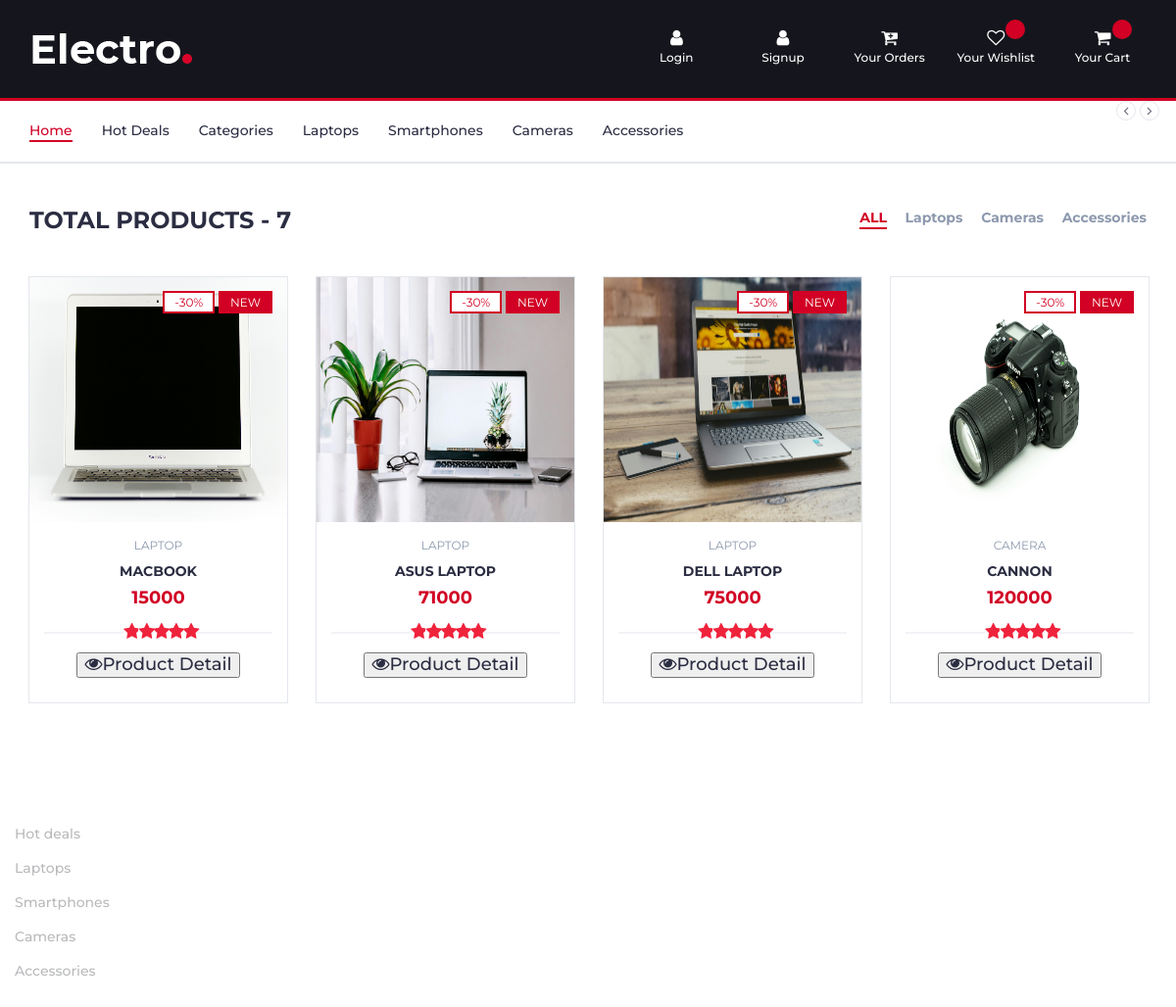
The page / on the database its author committed.
### myapp/models.py (models this page shows, shortened)
class Product(models.Model):
	seller=models.ForeignKey(User,on_delete=models.CASCADE)
	choice1=(
		("Laptop","Laptop"),
		("Acsessories","Acsessories"),
		("camera","camera"),
	)
	product_category=models.CharField(max_length=100,choices=choice1)
	product_name=models.CharField(max_length=100)
	product_price=models.PositiveIntegerField()
	product_desc=models.TextField()
	product_image=models.ImageField(upload_to="product_image")

### myapp/views.py (the view)
# urls.py: path('',views.index,name='index'),
def index(request):
	products=Product.objects.all()
	return render (request,'index.html',{'products':products})

### myapp/templates/index.html (shortened to what this page needs)
{% extends 'header.html' %}
{% load static %}
{% block content %}
<!DOCTYPE html>
<html lang="en">
<head>
</head>
<body>
		<div class="section">
			<div class="container">
				<div class="row">
					<div class="col-md-12">
						<div class="section-title">
							<h3 class="title">Total Products - {{products.count}}</h3>
							<div class="section-nav">
								<ul class="section-tab-nav tab-nav">
									<li class="active"><a href="{% url 'seller-view-product'%}">ALL</a></li>
									<li><a href="{% url 'seller-view-laptop' %}">Laptops</a></li>
									<li><a href="{% url 'seller-view-camera' %}">Cameras</a></li>
									<li><a href="{% url 'seller-view-acsessories' %}">Accessories</a></li>
								</ul>
							</div>
						</div>
					</div>
					<div class="col-md-12">
						<div class="row">
							<div class="products-tabs">
								<div id="tab1" class="tab-pane active">
									<div class="products-slick" data-nav="#slick-nav-1">
										{% for i in products %}
										<div class="product">
											<div class="product-img">
												<img src="{{i.product_image.url}}" alt="" width="250px" height="250px">
												<div class="product-label">
													<span class="sale">-30%</span>
													<span class="new">NEW</span>
												</div>
											</div>
											<div class="product-body">
												<p class="product-category">{{i.product_category}}</p>
												<h3 class="product-name"><a href="#">{{i.product_name}}</a></h3>
												<h4 class="product-price">{{i.product_price}}
												<div class="product-rating">
													<i class="fa fa-star"></i>
													<i class="fa fa-star"></i>
													<i class="fa fa-star"></i>
													<i class="fa fa-star"></i>
													<i class="fa fa-star"></i>
												</div>
												<div class="product-btns">
													<a href="{%url 'product-details' pk=i.pk %}"><button type="button" class="quick-view"><i class="fa fa-eye"></i><span class="tooltipp">Product Detail</span></button></a>
												</div>
											</div>
										</div>
										{% endfor %}
									</div>
								</div>
							</div>
						</div>
					</div>
				</div>
			</div>
		</div>
	</body>
</html>
{% endblock %}

### myapp/static/css/style.css (style rules this page uses)
body { font-family: 'Montserrat', sans-serif; font-weight: 400; color: #333; }
h1, h2, h3, h4, h5, h6 { color: #2B2D42; font-weight: 700; margin: 0 0 10px; }
a { color: #2B2D42; font-weight: 500; -webkit-transition: 0.2s color; transition: 0.2s color; }
ul, ol { margin: 0; padding: 0; list-style: none }
.section { padding-top: 30px; padding-bottom: 30px; }
.section-title { position: relative; margin-bottom: 30px; margin-top: 15px; }
.section-title .title { display: inline-block; text-transform: uppercase; margin: 0px; }
.section-title .section-nav { float: right; }
.section-title .section-nav .section-tab-nav { display: inline-block; }
.section-tab-nav li { display: inline-block; margin-right: 15px; }
.section-tab-nav li:last-child { margin-right: 0px; }
.section-tab-nav li a { font-weight: 700; color: #8D99AE; }
.section-tab-nav li a:after { content: ""; display: block; width: 0%; height: 2px; background-color: #D10024; -webkit-transition: 0.2s all; transition: 0.2s all; }
.section-tab-nav li.active a { color: #D10024; }
.section-tab-nav li a:hover:after, .section-tab-nav li a:focus:after, .section-tab-nav li.active a:after { width: 100%; }
.product { position: relative; margin: 15px 0px; -webkit-box-shadow: 0px 0px 0px 0px #E4E7ED, 0px 0px 0px 1px #E4E7ED; box-shadow: 0px 0px 0px 0px #E4E7ED, 0px 0px 0px 1px #E4E7ED; -webkit-transition: 0.2s all; transition: 0.2s all; }
.product .product-img { position: relative; }
.product .product-img>img { width: 100%; }
.product .product-img .product-label { position: absolute; top: 15px; right: 15px; }
.product .product-img .product-label>span { border: 2px solid; padding: 2px 10px; font-size: 12px; }
.product .product-img .product-label>span.sale { background-color: #FFF; border-color: #D10024; color: #D10024; }
.product .product-img .product-label>span.new { background-color: #D10024; border-color: #D10024; color: #FFF; }
.product .product-body { position: relative; padding: 15px; background-color: #FFF; text-align: center; z-index: 20; }
.product .product-body .product-category { text-transform: uppercase; font-size: 12px; color: #8D99AE; }
.product .product-body .product-name { text-transform: uppercase; font-size: 14px; }
.product .product-body .product-name>a { font-weight: 700; }
.product .product-body .product-price { color: #D10024; font-size: 18px; }
.product .product-body .product-rating { position: relative; margin: 15px 0px 10px; height: 20px; }
.product .product-body .product-rating>i { position: relative; width: 14px; margin-right: -4px; background: #FFF; color: #E4E7ED; z-index: 10; }
.product .product-body .product-rating>i.fa-star { color: #ef233c; }
.product .product-body .product-rating:after { content: ""; position: absolute; top: 50%; left: 0; right: 0; -webkit-transform: translateY(-50%); -ms-transform: translateY(-50%); transform: translateY(-50%); height: 1px; background-color: #E4E7ED; }
.products-slick .product.slick-slide { margin: 15px; }
.products-tabs>.tab-pane { display: block; height: 0; opacity: 0; visibility: hidden; overflow-y: hidden; padding-bottom: 60px; margin-bottom: -60px; }
.products-tabs>.tab-pane.active { opacity: 1; visibility: visible; height: auto; }

### rows shown on the page
Product: product_image (picture), product_category "LAPTOP", product_name "MACBOOK", product_price "15000"
Product: product_image (picture), product_category "LAPTOP", product_name "ASUS LAPTOP", product_price "71000"
Product: product_image (picture), product_category "LAPTOP", product_name "DELL LAPTOP", product_price "75000"
Product: product_image (picture), product_category "CAMERA", product_name "CANNON", product_price "120000"

### other values the page prints
{{ products.count }} "7"
